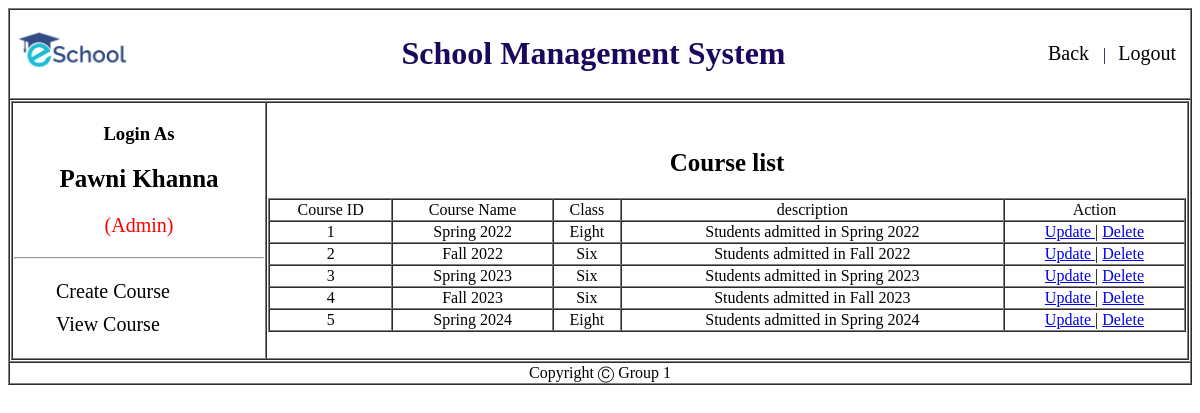
/Admin/view/viewCourse.php (signed in), run on the app's committed database.
### tables this page shows
CREATE TABLE `course` (
  `id` int(3) NOT NULL,
  `course_name` varchar(20) NOT NULL,
  `class` varchar(10) NOT NULL,
  `description` varchar(50) NOT NULL
);

### Admin/Model/courseModel.php (called while the page is built, shortened)
<?php
function allUserList(){
    $conn = getConnection();
    $sql = "select * from course";
    $result = mysqli_query($conn, $sql);
    $users =[];
		while($row = mysqli_fetch_assoc($result)){
			array_push($users, $row);
		}
		return $users;
}
?>

### Admin/View/viewCourse.php (the view, shortened to what this page needs)
<?php
	include('header.php');
	include_once('../model/courseModel.php');
	$UsersList = allUserList();
?>
<div id="sidebar" class="">
                <ul>
                  <li><a href="addCourse.php">Create Course</a></li>
                  <li><a href="viewCourse.php">View Course</a></li>
                </ul>
							</div>
              </td>
              <td>
                <center><h2>Course list</h2></center>
								<?php
								echo "<table border = 1 width='100%' cellspacing = 0  >
								<tr align = 'center'>
								    <td>Course ID</td>
								    <td>Course Name</td>
								    <td>Class</td>
								    <td>description</td>
										<td>Action</td>
								</tr>";
								for($i = 0; $i<count($UsersList); $i++){
								    echo "<tr align = 'center'>
								    <td>{$UsersList[$i]['id']}</td>
								    <td>{$UsersList[$i]['course_name']}</td>
								    <td>{$UsersList[$i]['class']}</td>
								    <td>{$UsersList[$i]['description']}</td>
								    <td> <a href='editCourse.php?id={$UsersList[$i]['id']}'> Update </a> | <a href='deleteCourse.php?id={$UsersList[$i]['id']}'> Delete </a>  </td>
								</tr>";
								}
								echo "</table>";
								?>
              </td>
            </tr>
          </table>
        </td>
      </tr>
      <?php include('footer.php'); ?>

### Admin/Style/sidebar.css (style rules this page uses)
#navigation h2 { font-size: 25px; text-align: center; }
#sidebar ul li { list-style-type: none; font-size: 20px; padding: 5px 2px; }
#sidebar ul li:last-child { border-bottom: 0; }
#sidebar ul li a { text-decoration: none; color: #000; }

### data on the page
course: id "1", course_name "Spring 2022", class "Eight", description "Students admitted in Spring 2022"
course: id "2", course_name "Fall 2022", class "Six", description "Students admitted in Fall 2022"
course: id "3", course_name "Spring 2023", class "Six", description "Students admitted in Spring 2023"
course: id "4", course_name "Fall 2023", class "Six", description "Students admitted in Fall 2023"
course: id "5", course_name "Spring 2024", class "Eight", description "Students admitted in Spring 2024"

### other printed values
$_COOKIE['name'] "Pawni Khanna"
